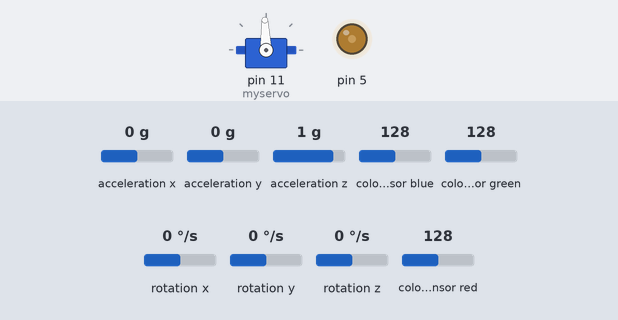
Recording of a sketch running on a simulated Arduino Uno, built with avr-gcc and run on an emulated ATmega328P. On the bench: servo, output pins drawn as LEDs (lit = HIGH). The test bench sets the inputs (shaded band); at power-on: rotation z 0 °/s, colour sensor blue 128, acceleration x 0 g, acceleration y 0 g, acceleration z 1 g, colour sensor green 128, rotation x 0 °/s, rotation y 0 °/s, colour sensor red 128. What the sketch prints to the serial monitor is not drawn.

Above: at 4.2 s.
4.3 s: rotation z set to -192 °/s
At 5.5 s:
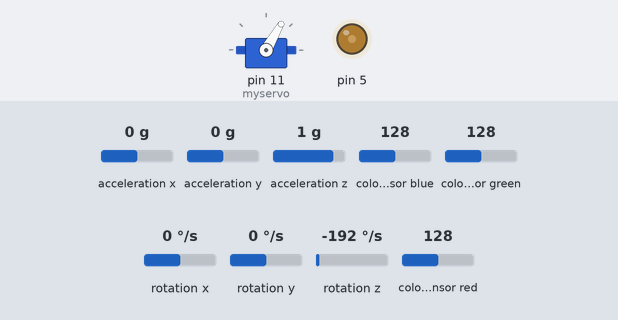
5.9 s: colour sensor blue set to 113
7.4 s: colour sensor blue set to 107
At 8.4 s:
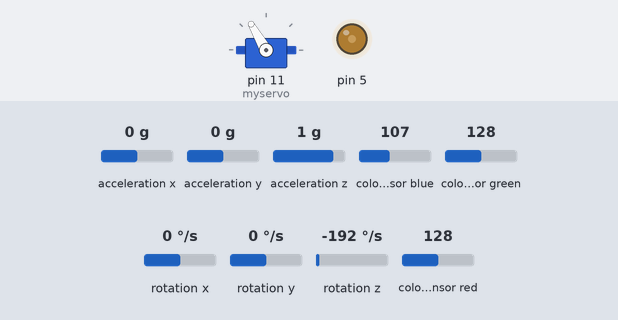
10.4 s: colour sensor blue set to 128
12.0 s: rotation z set to 192 °/s
At 13.63 s:
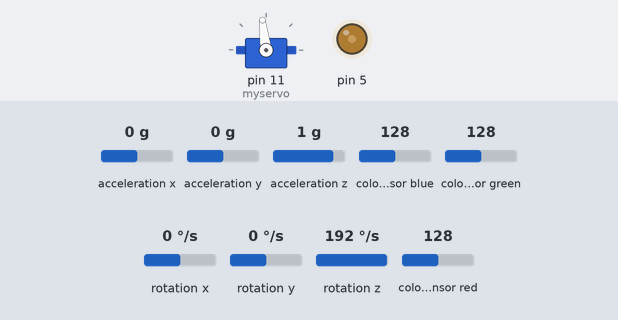
Timing chart, 0 to 15.2 s (numbered marks = the images above; inputs shaded):
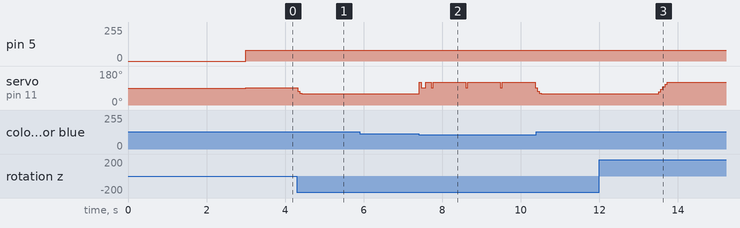

The sketch:

v13_brainiacs_main.ino
```cpp
#include <Wire.h>
#include <MPU6050_tockn.h>
#include <Servo.h>
#include <Adafruit_TCS34725.h>

// Initialize MPU6050 and servo
MPU6050 mpu6050(Wire);
Servo myservo;

// Color sensor instance
Adafruit_TCS34725 tcs = Adafruit_TCS34725(TCS34725_INTEGRATIONTIME_24MS, TCS34725_GAIN_16X);

// PID constants
double Kp = 1.3;   // Proportional gain
double Ki = 0;     // Integral gain
double Kd = 0.5;   // Derivative gain

// Variables for PID control
long error = 0;
long lastError = 0;
long de;
long Pr;
int sum = 0;
long integral = 0;

// Target angle
int setpoint = 0;

// Deadband range
const int deadband = 0.5;  // Example deadband range

// Target angle for lane correction
int waypoint = -165;

// Counter for lane corrections
int count = 1;

// Center position for the servo
const int servo_center = 92;

// Motor speed
const int Motor_Speed = 80;

// Servo movement limits
const int servo_min = 60;
const int servo_max = 120;

void setup() {
  Serial.begin(9600);

  // Initialize MPU6050 and servo
  Wire.begin();
  mpu6050.begin();
  mpu6050.calcGyroOffsets(true);

  // Attach servo to pin 11
  myservo.attach(11);

  // Initialize color sensor
  if (tcs.begin()) {
    Serial.println("Color sensor found");
  } else {
    Serial.println("Color sensor not found. Check wiring.");
    while (1);  // Halt if sensor not found
  }
  mpu6050.update();
  setpoint = mpu6050.getAngleZ();
}

void loop() {
  if (count<=12){
  // Start with forward motion
  analogWrite(5, Motor_Speed);  // Assuming pin A for motor control

  // Update MPU6050 data
  mpu6050.update();
  error = mpu6050.getAngleZ();

  // PID control with deadband
  error = setpoint - error;


  Pr = error;
  de = error - lastError;
  lastError = error;
  // Update lastError for next iteration
  integral = integral + error;
  sum = Ki * integral + Kp * Pr + Kd * de;
  // Adjust servo based on PID output and constrain the final position
  int servo_position = constrain(-sum + servo_center, servo_min, servo_max);
  myservo.write(servo_position);

  // Read color sensor
  uint16_t r, g, b, c;
  tcs.getRawData(&r, &g, &b, &c);
  float sum_rgb = r + g + b;
  float r_ratio = r / sum_rgb;
  float g_ratio = g / sum_rgb;
  float b_ratio = b / sum_rgb;

  // Color detection and setpoint adjustment for orange color
  if (r_ratio > 0.35 && g_ratio > 0.25 && b_ratio < 0.32) {
    int juwa = 0;
    while (juwa >= waypoint * count) {
      mpu6050.update();
      juwa = mpu6050.getAngleZ();
      // Adjust servo to correct towards right
      myservo.write(constrain(servo_center + 29, servo_min, servo_max));
    }

    count++;
    setpoint = juwa;
    myservo.write(servo_center);

  }

    // Color detection and setpoint adjustment for blue color
    if (b_ratio > 0.35 && r_ratio < 0.32 && g_ratio < 0.35){
        int juwa = 0;
        while (juwa <= -waypoint * count) {
            mpu6050.update();
            juwa = mpu6050.getAngleZ();
            // Adjust servo to correct towards left
          myservo.write(constrain(servo_center - 29, servo_min, servo_max));
   }
    count++;
    setpoint = juwa;
    myservo.write(servo_center);
   }
  }
  else{
  analogWrite(5, 0);  // Assuming pin A for motor control

  }
}
```

Measured:
- the behaviour switches between 110 and 109 on colour sensor blue (found by bisection; images 1 and 2)
- after the input at 4.3 s, servo on pin 11 (myservo): 92° → 60° at once
- after the input at 5.9 s, every drawn part: stays the same
- after the input at 7.4 s, servo on pin 11 (myservo): goes 120° 0.05 s, 92° 0.11 s, 120° 0.14 s, 3 × (92° 0.05 s, 120° 0.83 s), then 92°, starting at once
- after the input at 12.0 s, servo on pin 11 (myservo): 60° → 120° after 1.5 s
